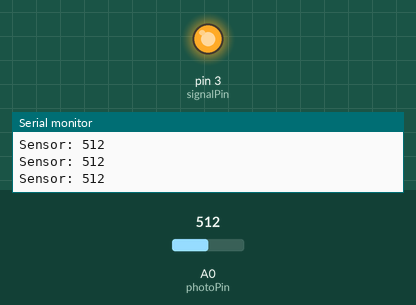
This sketch was run on a simulated Arduino Uno, built with avr-gcc and run on an emulated ATmega328P. Shown: output pins drawn as LEDs (lit = HIGH), the last lines printed to the serial monitor. Inputs (shaded band) come from the test bench; at power-on: A0 (photoPin) = 512.

Above: at 1.2 s.
1.3 s: A0 (photoPin) set to 34
4.3 s: A0 (photoPin) set to 28
At 5.5 s:
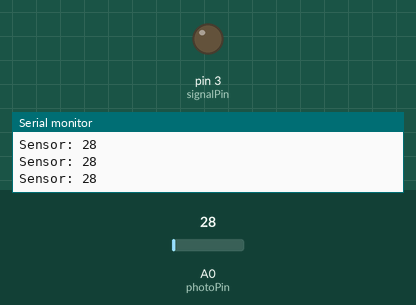
5.8 s: A0 (photoPin) set to 122
At 6.9 s:
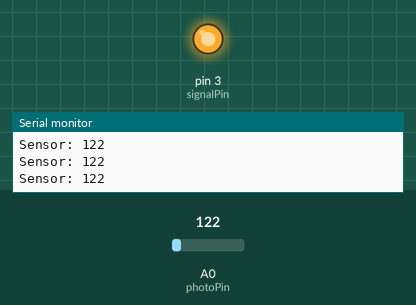
7.3 s: A0 (photoPin) set to 20
At 8.0 s:
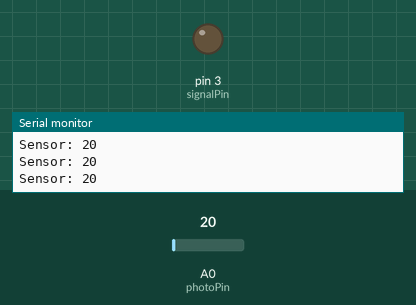
Timing chart, 0 to 10.3 s (numbered marks = the images above; inputs shaded):
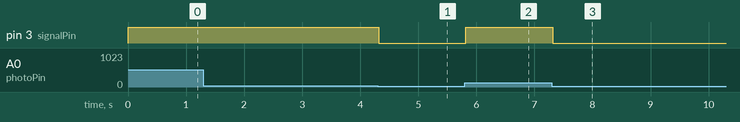

The sketch:

PUURULLAT.ino
```cpp
int photoPin = A0;
int signalPin = 3;
int photoValue;

void setup()
{
  pinMode(signalPin, OUTPUT);
  pinMode(photoPin, INPUT);
  Serial.begin(9600);
}

void loop() {
  photoValue = analogRead(photoPin);
  Serial.print("Sensor: ");
  Serial.println(photoValue);

  if (photoValue > 30) {
    digitalWrite(signalPin, HIGH);
  } else {
    digitalWrite(signalPin, LOW);
  }
}
```

Measured:
- the behaviour switches between 31 and 30 on A0 (photoPin) (found by bisection; images 0 and 1)
- after the input at 4.3 s, pin 3 (signalPin): HIGH → LOW at once
- after the input at 5.8 s, pin 3 (signalPin): LOW → HIGH at once
- after the input at 7.3 s, pin 3 (signalPin): HIGH → LOW at once
